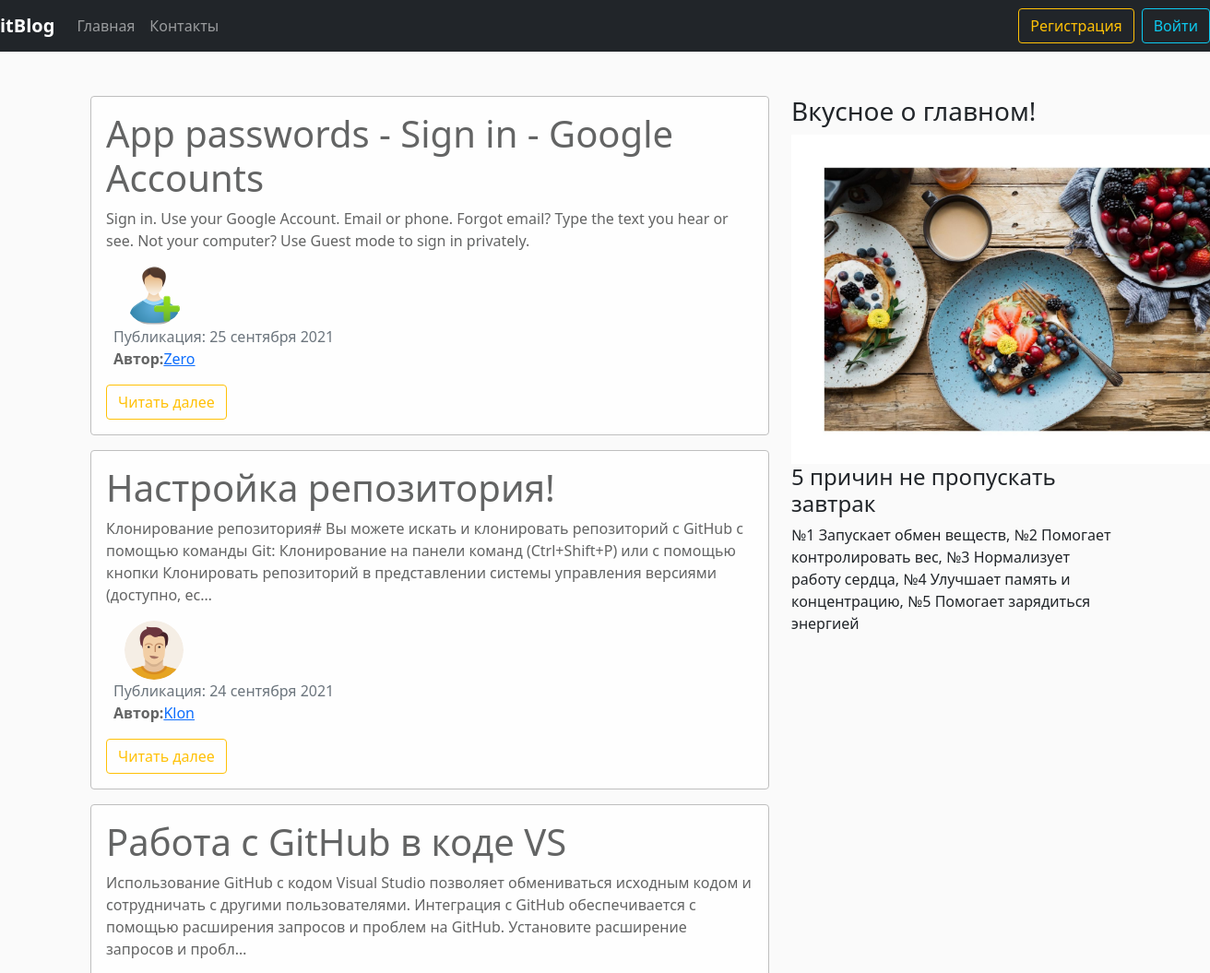
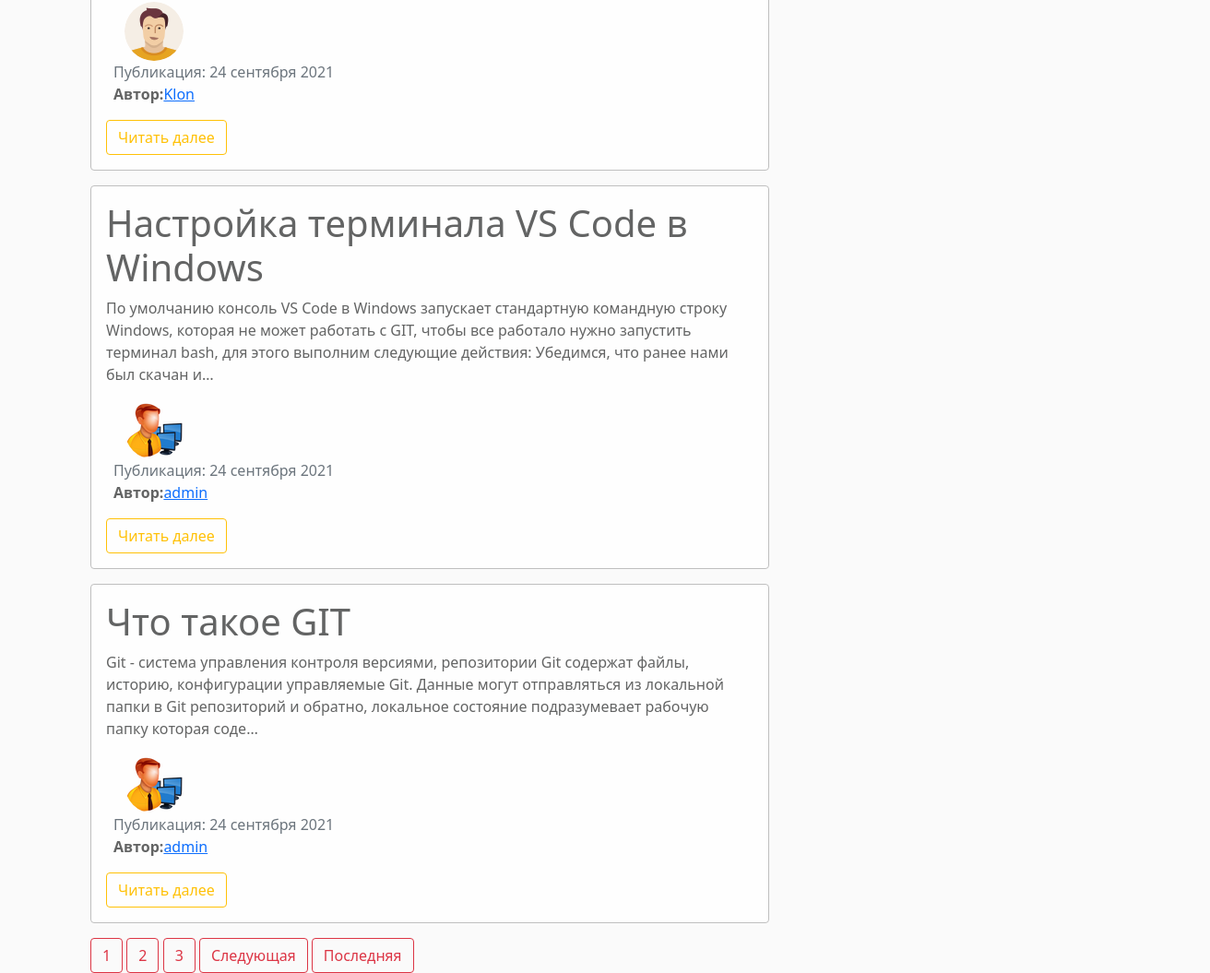
The page / on the database its author committed (2 pictures, top to bottom).
### blog/models.py (models this page shows, shortened)
class News(models.Model):
    title = models.CharField('Название статьи', max_length=100, unique=True)
    text = models.TextField('Основной текст статьи')
    date = models.DateTimeField('Дата', default=timezone.now)
    author = models.ForeignKey(User, verbose_name='Автор', on_delete=models.CASCADE)
    class Meta:
        verbose_name = 'Новость'
        verbose_name_plural = 'Новости'

### users/models.py (models this page shows, shortened)
class Profile(models.Model):
    user = models.OneToOneField(User, on_delete=models.CASCADE)
    img = models.ImageField('Фото пользователя', default='default.png', upload_to='user_images')
    class Meta:
        verbose_name = 'Профайл'
        verbose_name_plural = 'Профайлы'

### blog/views.py (the view)
# urls.py: path('', views.ShowNewsView.as_view(), name='home'),
class ShowNewsView(ListView):
    model = News
    template_name = 'blog/home.html'
    context_object_name = 'news'
    ordering = ['-date']
    paginate_by = 5
    def get_context_data(self, **kwards):
        ctx = super(ShowNewsView, self).get_context_data(**kwards)
        ctx['title'] = 'Главная страница'
        return ctx

### blog/templates/blog/home.html (shortened to what this page needs)
{% extends 'blog/base.html' %}
{% block content %}
  {% for post in news %}
  <div class="alert alert-light">
    <h1>{{ post.title }}</h1>
    <p>{{ post.text|striptags|truncatechars:250 }}</p>
    <div class="row">
      <div>
        <img src="{{ post.author.profile.img.url }}" alt="{{ post.author }}" class="user_images">
      </div>
      <div class="ms-2">
        <span class="text-muted">Публикация: {{ post.date|date:'d E Y' }}</span>
          <p><b>Автор:</b><a href="{% url 'user-news' post.author %}">{{ post.author }}</a></p>
        </div>
      </div>
      <a href="{% url 'news-detail' post.id %}" class="btn btn-outline-warning">Читать далее</a>
    </div>
  {% endfor %}
  {% if is_paginated %}
    {% for num in page_obj.paginator.page_range %}
      {% if num == page_obj.namber %}
      <button class="btn btn-danger">{{ num }}</button>
      {% elif num > page_obj.number|add:'-3' and num < page_obj.number|add:'3' %}
        <a href="?page={{ num }}" class="btn btn-outline-danger">{{ num }}</a>
      {% endif %}
    {% endfor %}
    {% if page_obj.has_next %}
      <a href="?page={{ page_obj.next_page_number }}" class="btn btn-outline-danger">Следующая</a>
      <a href="?page={{ page_obj.paginator.num_pages }}" class="btn btn-outline-danger">Последняя</a>
    {% endif %}
  {% endif %}
{% endblock %}

### blog/templates/blog/base.html (shortened to what this page needs)
{% load static %}
<!DOCTYPE html>
<html lang="en">
<head>
    <link rel="stylesheet" href="https://cdn.jsdelivr.net/npm/bootstrap@5.1.1/dist/css/bootstrap.min.css">
    <link rel="stylesheet" href="{% static 'blog/main.css' %}">
</head>
<body>
<nav class="navbar navbar-expand-lg navbar-dark bg-dark mb-5">
<a class="navbar-brand" href="{% url 'home' %}"><b>itBlog</b></a>
<div class="collapse navbar-collapse" id="navbarsExample09">
  <ul class="navbar-nav mr-auto">
    <li class="nav-item active">
      <a class="nav-link" href="{% url 'home' %}">Главная</a>
    </li>
    <li class="nav-item">
      <a class="nav-link" href="{% url 'contacts' %}">Контакты</a>
    </li>
  </ul>
</div>
<div class="navbar-nav">
  {% if not user.is_authenticated %}
  <a href="{% url 'reg' %}">
    <button class="btn btn-outline-warning">Регистрация</button>
  </a>
  <a href="{% url 'user' %}" class="ms-2">
    <button class="btn btn-outline-info">Войти</button>
  </a>
  {% endif %}
</div>
</nav>
  <div class="container mt-5">
    <div class="row">
      <div class="col-md-8">
        {% block content %}
        {% endblock %}
      </div>
      <asid class="col-md-4">
        <h3>Вкусное о главном!</h3>
        <img src="pictures/images/001.jpg" width="500px">
        <h4>5 причин не пропускать завтрак</h4>
        <p>№1 Запускает обмен веществ, №2 Помогает контролировать вес, №3 Нормализует работу сердца,
        №4 Улучшает память и концентрацию, №5 Помогает зарядиться энергией</p>
      </asid>
    </div>
  </div>
</body>
</html>

### blog/static/blog/main.css (style rules this page uses)
body { background:#fafafa; }
.alert-light { border-color:#bfbfbf; }
.user_images { width: 64; height: 64; border-radius: 50%; margin-right: 15px; margin-left: 20px; }

### rows shown on the page
News: title "App passwords - Sign in - Google Accounts", text "Sign in. Use your Google Account. Email or phone. Forgot email? Type the text you hear or see. Not your computer? Use Guest mode to sign in privately.", author.profile.img (placeholder picture), date "25 сентября 2021", author "Zero"
News: title "Настройка репозитория!", text "Клонирование репозитория# Вы можете искать и клонировать репозиторий с GitHub с помощью команды Git: Клонирование на панели команд (Ctrl+Shift+P) или с помощью кнопки Клонировать репозиторий в представлении системы управления версиями (доступно, ес…", author.profile.img (picture), date "24 сентября 2021", author "Klon"
News: title "Работа с GitHub в коде VS", text "Использование GitHub с кодом Visual Studio позволяет обмениваться исходным кодом и сотрудничать с другими пользователями. Интеграция с GitHub обеспечивается с помощью расширения запросов и проблем на GitHub. Установите расширение запросов и пробл…", author.profile.img (picture), date "24 сентября 2021", author "Klon"
News: title "Настройка терминала VS Code в Windows", text "По умолчанию консоль VS Code в Windows запускает стандартную командную строку Windows, которая не может работать с GIT, чтобы все работало нужно запустить терминал bash, для этого выполним следующие действия: Убедимся, что ранее нами был скачан и…", author.profile.img (picture), date "24 сентября 2021", author "admin"
News: title "Что такое GIT", text "Git - система управления контроля версиями, репозитории Git содержат файлы, историю, конфигурации управляемые Git. Данные могут отправляться из локальной папки в Git репозиторий и обратно, локальное состояние подразумевает рабочую папку которая соде…", author.profile.img (picture), date "24 сентября 2021", author "admin"

### other values the page prints
{{ num }} "1" "2" "3"
